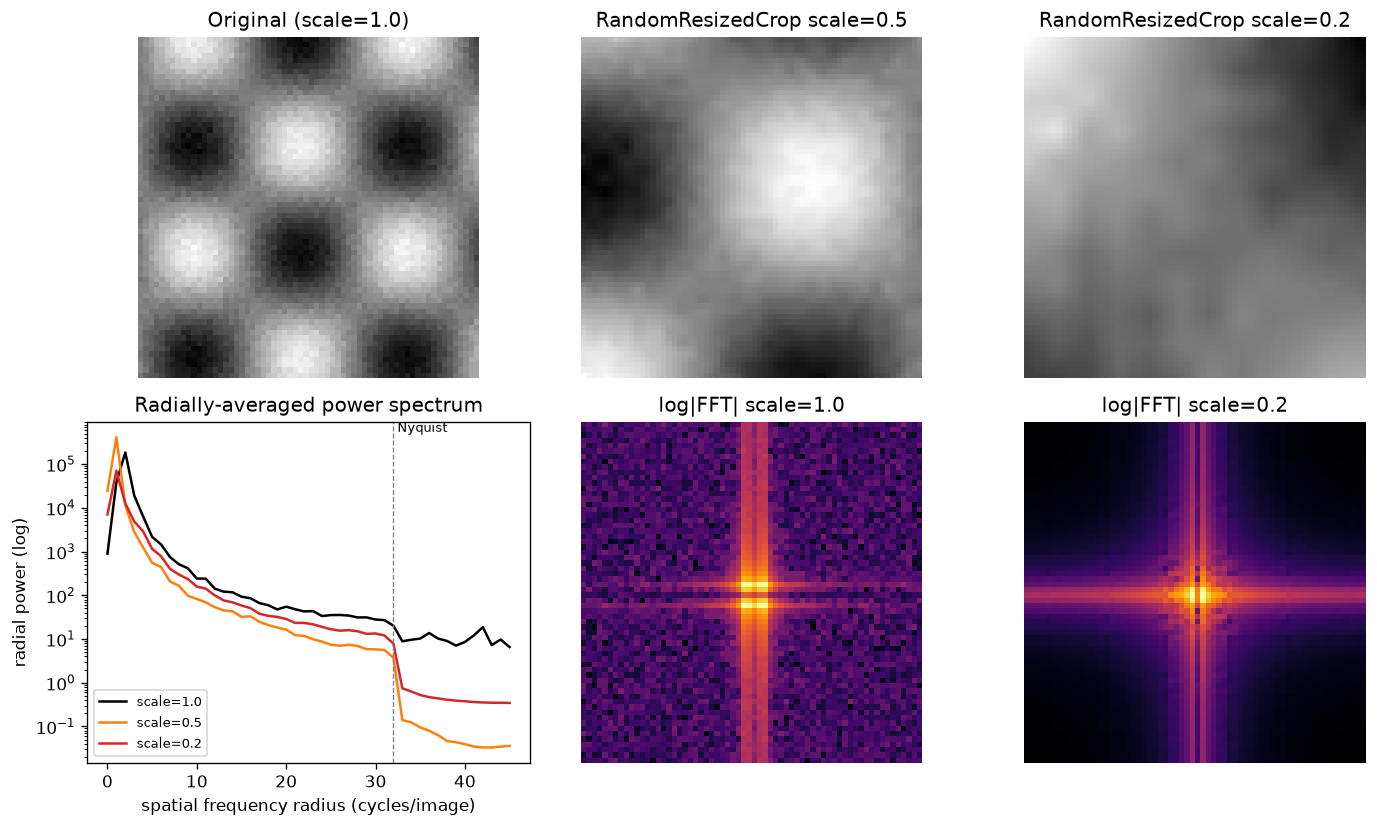

The Python source for this figure:
import numpy as np
import matplotlib.pyplot as plt

np.random.seed(42)

N = 64
x = np.arange(N)
xx, yy = np.meshgrid(x, x)

# Synthetic image: smooth low-frequency base + a fine checkerboard texture
# (the classic Nyquist-frequency signature of transposed-conv/upsampling artifacts).
base = np.sin(2 * np.pi * xx / 40) * np.cos(2 * np.pi * yy / 40)
checkerboard = 0.4 * np.sin(np.pi * xx) * np.sin(np.pi * yy)
img = base + checkerboard + 0.05 * np.random.randn(N, N)


def bilinear_resize(patch, out_size):
    h, w = patch.shape
    ys = np.linspace(0, h - 1, out_size)
    xs = np.linspace(0, w - 1, out_size)
    y0 = np.floor(ys).astype(int)
    y1 = np.clip(y0 + 1, 0, h - 1)
    x0 = np.floor(xs).astype(int)
    x1 = np.clip(x0 + 1, 0, w - 1)
    wy = (ys - y0)[:, None]
    wx = (xs - x0)[None, :]
    top = patch[y0][:, x0] * (1 - wx) + patch[y0][:, x1] * wx
    bot = patch[y1][:, x0] * (1 - wx) + patch[y1][:, x1] * wx
    return top * (1 - wy) + bot * wy


def random_resized_crop(image, scale):
    n = image.shape[0]
    crop_size = max(4, int(n * scale))
    top = np.random.randint(0, n - crop_size + 1)
    left = np.random.randint(0, n - crop_size + 1)
    patch = image[top:top + crop_size, left:left + crop_size]
    return bilinear_resize(patch, n)


def radial_power_spectrum(image):
    F = np.fft.fftshift(np.fft.fft2(image))
    mag2 = np.abs(F) ** 2
    n = image.shape[0]
    cy, cx = n // 2, n // 2
    yy2, xx2 = np.meshgrid(np.arange(n), np.arange(n), indexing="ij")
    r = np.sqrt((yy2 - cy) ** 2 + (xx2 - cx) ** 2).astype(int)
    r_max = r.max()
    radial = np.zeros(r_max + 1)
    for i in range(r_max + 1):
        mask = r == i
        if mask.any():
            radial[i] = mag2[mask].mean()
    return radial


scales = [1.0, 0.5, 0.2]
views = {1.0: img}
for s in scales[1:]:
    views[s] = random_resized_crop(img, s)

fig, axes = plt.subplots(2, 3, figsize=(12, 7))

titles = {1.0: "Original (scale=1.0)", 0.5: "RandomResizedCrop scale=0.5", 0.2: "RandomResizedCrop scale=0.2"}
for ax, s in zip(axes[0], scales):
    ax.imshow(views[s], cmap="gray")
    ax.set_title(titles[s])
    ax.axis("off")

ax = axes[1, 0]
colors = {1.0: "black", 0.5: "tab:orange", 0.2: "tab:red"}
for s in scales:
    radial = radial_power_spectrum(views[s])
    ax.plot(radial, label=f"scale={s}", color=colors[s])
ax.set_yscale("log")
ax.set_xlabel("spatial frequency radius (cycles/image)")
ax.set_ylabel("radial power (log)")
ax.set_title("Radially-averaged power spectrum")
ax.axvline(N / 2, color="gray", linestyle="--", linewidth=0.8)
ax.text(N / 2, ax.get_ylim()[1], " Nyquist", va="top", fontsize=8)
ax.legend(fontsize=8)

axes[1, 1].imshow(np.log1p(np.abs(np.fft.fftshift(np.fft.fft2(views[1.0])))), cmap="inferno")
axes[1, 1].set_title("log|FFT| scale=1.0")
axes[1, 1].axis("off")

axes[1, 2].imshow(np.log1p(np.abs(np.fft.fftshift(np.fft.fft2(views[0.2])))), cmap="inferno")
axes[1, 2].set_title("log|FFT| scale=0.2")
axes[1, 2].axis("off")

plt.tight_layout()
plt.savefig("graph_DAY_91.png", dpi=120, bbox_inches="tight")
